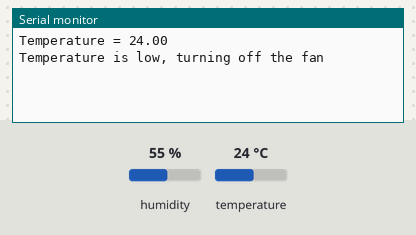
Bench run of a sketch on a simulated Arduino Uno, built with avr-gcc and run on an emulated ATmega328P. On the bench: the last lines printed to the serial monitor. The inputs (shaded band) are chosen by the test bench; at power-on: temperature 24 °C, humidity 55 %.

Above: at 18.0 s.
18.1 s: temperature set to 33 °C
At 20.8 s:
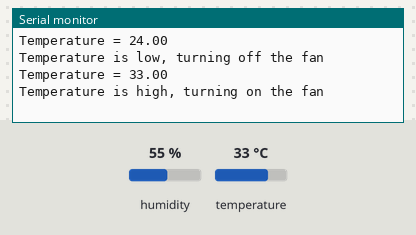
33.1 s: temperature set to 30 °C
At 40.5 s:
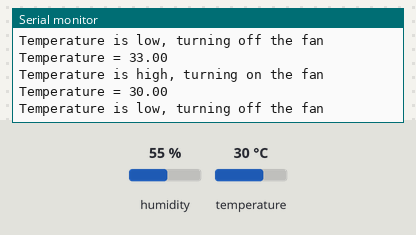

The sketch:

Arduino_Code.ino
```cpp
#include <dht.h>

dht DHT;

#define DHT11_PIN 7

void setup(){
  Serial.begin(9600);
}

void loop()
{
  int chk = DHT.read11(DHT11_PIN);
  Serial.print("Temperature = ");
  Serial.println(DHT.temperature);
  if (DHT.temperature >= 32){
     Serial.println("Temperature is high, turning on the fan");
    digitalWrite(13, HIGH);
    digitalWrite(12, LOW);
    }
  else {
    digitalWrite(13, LOW);
    digitalWrite(12, HIGH);
     Serial.println("Temperature is low, turning off the fan");
    }
  delay(20000);
}
```

Measured:
- the behaviour switches between 32 and 31 °C on temperature (found by bisection; images 1 and 2)
- after the input at 18.1 s, the serial monitor: prints a new line after 1.9 s (image 1)
- after the input at 33.1 s, the serial monitor: prints a new line after 7.0 s (image 2)
